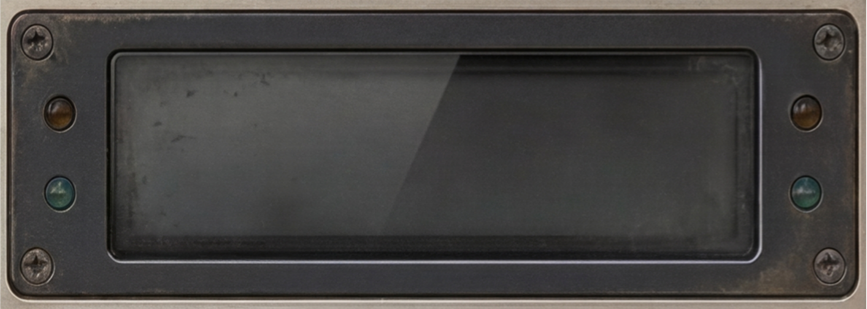
#> input picture assets/img/display2.png, 867 x 309 px; its folder holds 3 pictures in this run
$ python crop_png_transparency.py
#> lines starting #> are read from the running program, lines starting #| are printed output that depends on the picture
#> in crop_transparency, img is the input picture: PIL image 867x309 RGBA; mean R, G, B, A 68.9, 66.9, 65.1, 254.7
#!/usr/bin/env python3
"""
Crop transparency from PNG images.
Finds the bounding box of non-transparent pixels and crops to that region.
"""
from pathlib import Path
import sys

try:
    from PIL import Image
except ImportError:
    print("Pillow is required. Install with: pip install Pillow")
    sys.exit(1)


def get_content_bbox(img: Image.Image, black_as_empty: bool = True) -> tuple[int, int, int, int] | None:
    """
    Return (left, top, right, bottom) of content pixels.
    - First tries alpha channel (alpha=0 = transparent) for PNGs with real transparency
    - Falls back to black-as-empty for exports that use opaque black as padding
    """
#> called with black_as_empty = True
    if img.mode != "RGBA":
        img = img.convert("RGBA")
    # Try alpha-based bbox first (handles true transparency)
    alpha = img.split()[3]
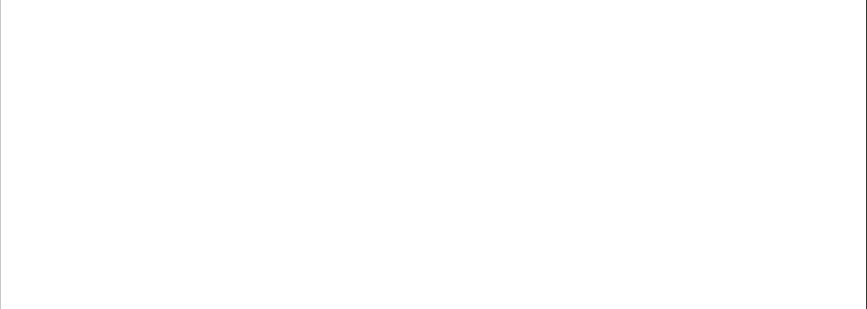
#> alpha: PIL image 867x309 L; min 55, max 255, mean 254.7
    bbox = alpha.getbbox()
#> bbox = (0, 0, 867, 309)
    if bbox is not None:
        # Check if bbox is smaller than full image (i.e. there was padding)
        if bbox != (0, 0, img.width, img.height):
            return bbox
    # Fall back to black-as-empty for opaque-black padding
    pixels = img.load()
    w, h = img.size
#> w = 867; h = 309
    min_x, min_y = w, h
#> min_x = 867; min_y = 309
    max_x, max_y = 0, 0
    brightness_threshold = 25
    for y in range(h):
        for x in range(w):
            r, g, b, a = pixels[x, y]
            is_content = (max(r, g, b) > brightness_threshold) or (a < 250)
            if is_content:
                min_x = min(min_x, x)
                min_y = min(min_y, y)
                max_x = max(max_x, x)
                max_y = max(max_y, y)
    if min_x > max_x or min_y > max_y:
        return None
    return (min_x, min_y, max_x + 1, max_y + 1)


def crop_transparency(input_path: Path, output_path: Path | None = None) -> bool:
    """
    Crop transparent padding from a PNG. Saves in place if output_path is None.
    Returns True if cropping was performed, False if no change.
    """
    output_path = output_path or input_path
    img = Image.open(input_path).convert("RGBA")
    bbox = get_content_bbox(img)
#> bbox = (0, 0, 867, 309)
    if bbox is None:
        return False
    left, top, right, bottom = bbox
#> left = 0; top = 0; right = 867; bottom = 309
    # If already tight, skip
    if left == 0 and top == 0 and right == img.width and bottom == img.height:
        return False
    cropped = img.crop(bbox)
    cropped.save(output_path, "PNG", optimize=True)
    return True


def main():
    script_dir = Path(__file__).resolve().parent
    project_root = script_dir.parent
    # Check project assets/img first, then Cursor workspace assets
    assets_dirs = [
        project_root / "assets" / "img",
        project_root / "assets",
        Path(r"C:\Users\pursu\.cursor\projects\c-PROJECTS-A18-BloomVerb-BloomVerb\assets"),
    ]
    assets_dir = next((d for d in assets_dirs if d.exists()), None)
    if assets_dir is None:
        print(f"Assets directory not found: {assets_dir}")
        sys.exit(1)

    segmented = [
        "display_frame",
        "meter_frame",
        "fader_lane_bg",
        "strip_space_bg",
        "strip_bloom_bg",
        "strip_character_bg",
        "strip_tone_bg",
        "strip_utility_bg",
        "display2",
        "xtra1",
        "xtra2",
        "xtra3",
    ]

    pngs = list(assets_dir.glob("*.png")) + list(assets_dir.glob("**/*.png"))
    pngs = list(dict.fromkeys(pngs))  # dedupe (glob * matches same as ** in same dir)
    cropped_count = 0
    processed = 0
    # In assets/img, process all PNGs; elsewhere filter by segmented list
    process_all = "img" in str(assets_dir)

    for png in pngs:
        name = png.stem.lower()
        if not process_all and not any(seg in name for seg in segmented):
            continue
        processed += 1
        try:
            if crop_transparency(png):
                cropped_count += 1
                print(f"Cropped: {png.name}")
            else:
                print(f"Already tight: {png.name}")
        except Exception as e:
            print(f"Error {png.name}: {e}")
#> pass 2 of the loop in main, `for png in pngs:`:
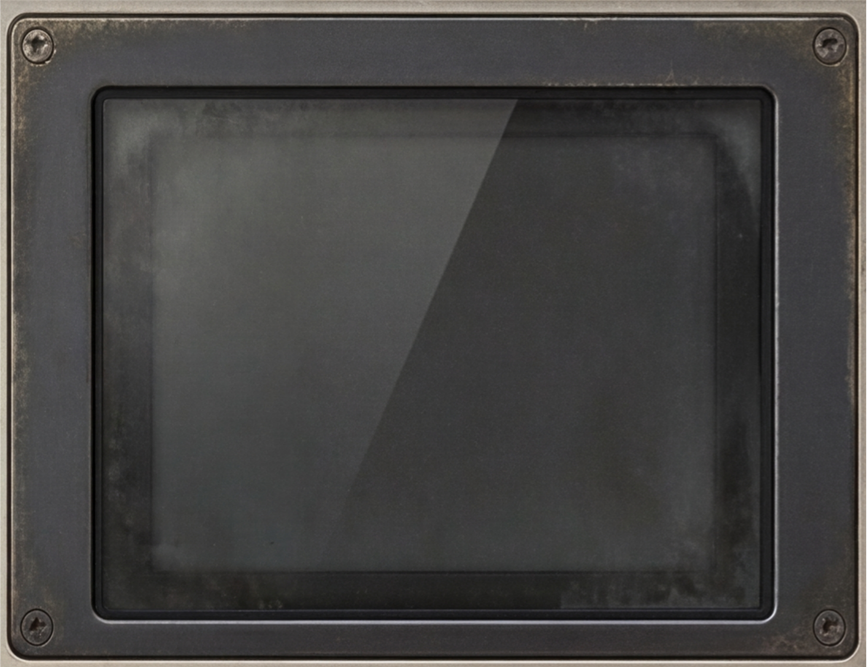
#> input picture assets/img/display_frame.png, 867 x 667 px
#> in crop_transparency, img is the input picture: PIL image 867x667 RGBA; mean R, G, B, A 69.2, 68, 66.6, 254.7
#> in get_content_bbox (call 2), `alpha = img.split()[3]`:
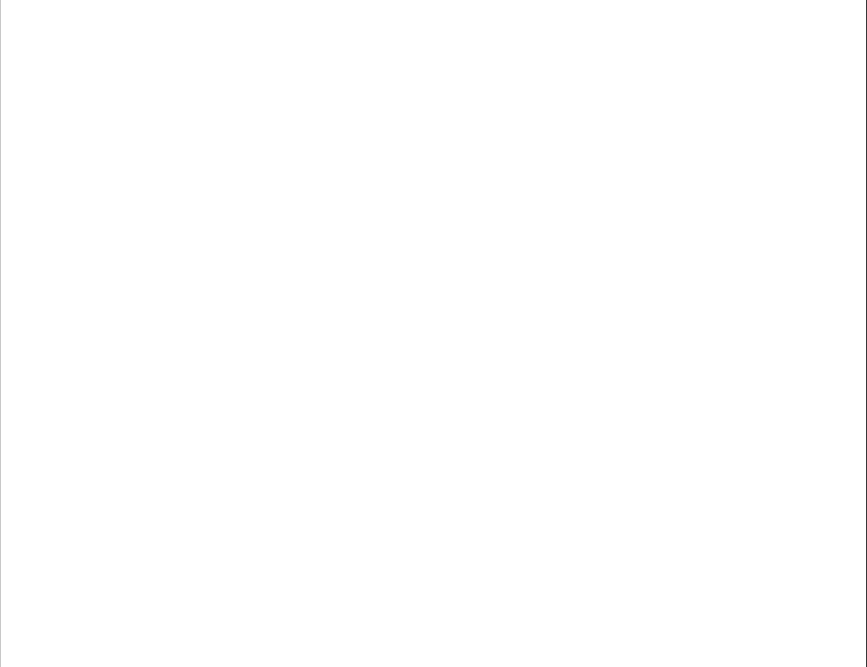
#> alpha: PIL image 867x667 L; min 55, max 255, mean 254.7
#> in get_content_bbox (call 2), `bbox = alpha.getbbox()`: bbox = (0, 0, 867, 667)
#> bottom = 667

    if processed == 0:
        print("No matching segmented assets found.")
    elif cropped_count == 0:
        print(f"\nProcessed {processed} file(s), none needed cropping.")
    else:
        print(f"\nCropped {cropped_count} file(s).")


if __name__ == "__main__":
    main()
